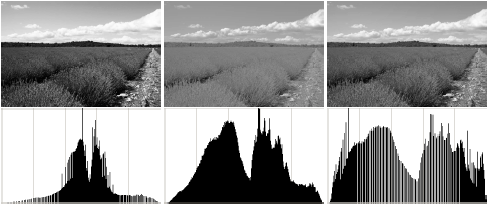
#> input picture hist.png, 487 x 204 px
$ jupyter execute tp_001.ipynb   (shell and % lines are left out)
#> lines starting #> are read from the running program, lines starting #| are printed output that depends on the picture
### helpers.py
from matplotlib      import pyplot as plt
from collections.abc import Iterable
from os              import path
from datetime        import datetime
from IPython.display import Image

import cv2   as cv
import numpy as np
import re


# [19 lines left out: functions show_image, load_image, not called in this run]


def show_image_with_histogram(images, show_cdf=False):
    """"
    Display images by side their histogram

    Parameters
    ----------
    image : array of images or a single image
    embed_cdf: whether to include cumulative distributive
              function in the histogram plot default false
    """

    if not isinstance(images, Iterable):
        images = [images, ]

    image_count, subplot_index = len(images), 1

    plt.figure(
        num=None,
        figsize=(16, 3*image_count),
        dpi=100,
        facecolor='w',
        edgecolor='k'
    )

    for image in images:
        histogram, _ = np.histogram(image.flatten(),256,[0,256])
        # histogram = cv.calcHist([image],[0],None,[256],[0,256])
        plt.subplot(image_count, 2, subplot_index)
        plt.imshow(image, 'gray')

        plt.subplot(image_count, 2, subplot_index + 1)
        plt.hist(image.flatten(),256,[0,256], color = 'r')

        if show_cdf:
            cdf = histogram.cumsum()
            cdf_normalized = cdf * histogram.max()/ cdf.max()
            plt.plot(cdf_normalized, color = 'b')
            plt.legend(('cdf','histogram'), loc = 'upper left')

        subplot_index += 2

    plt.xlim([0,256])
    plt.show()

### tp_001.ipynb
# 1. Image processing using histogram

[cell 1]
import numpy as np
import cv2   as cv
import math
from IPython.display import Image
from matplotlib      import pyplot as plt
from collections     import Iterable

# Custom package
from helpers         import show_image_with_histogram

## Part 1: processing using histogram
### Excercise 1: mapping images to their histograms

**From left to right images i1, i2 and i3, below them (same order) histogram h1, h2, and h3**

* Image i2 associated with histogram h2, given it has low intensity values (low key)
* Image i1 associated with histogram h3, given it is visually well balanced contains both low and high intensity values
* Image i3 associated with histogram h1, given it has mid range intensity values

[cell 2]
# Spliting and ploting the histogram of each sub pic
image = cv.imread('hist.png', 0)
#> image: shape (204, 487); min 0, max 255, mean 151.5
height, width = image.shape
#> height = 204; width = 487
sub_height, sub_width = int(height/2), int(width/3)
#> sub_height = 102; sub_width = 162

offset = 5 # to account for space between pics.

images = (
    image[0:sub_height-offset, 0:sub_width-offset],
    image[0:sub_height-offset, sub_width+offset:sub_width*2],
    image[0:sub_height-offset, sub_width*2+offset:sub_width*3],
)

show_image_with_histogram(images, show_cdf=True)
#> in show_image_with_histogram, `image_count, subplot_index = len(images), 1`: image_count = 3; subplot_index = 1
#> the loop in show_image_with_histogram, `for image in images:` made 1 pass
#> (the call stopped at in show_image_with_histogram, `plt.subplot(image_count, 2, subplot_index)`: IPython is not available in this run)

### Excercise 2:

[cell 3]
def histogramme(image):
    """
    Display the histogram of an image

    see helpers for a more sophisticated function

    Parameters
    ----------
    image : matrix of pixel
    """

    a = plt.hist(image.flatten(),256,[0,256])
    plt.figure(figsize=(5,5))
    plt.show()

[cell 4]
# Testing the above function.
image = cv.imread('gray.jpg', 0)
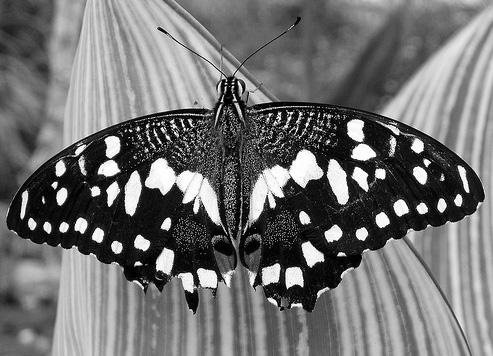
#> input picture gray.jpg, 493 x 356 px
#> image is the input picture: shape (356, 493); min 0, max 255, mean 113.3
histogramme(image)
#> (the call stopped at in histogramme, `a = plt.hist(image.flatten(),256,[0,256])`: IPython is not available in this run)
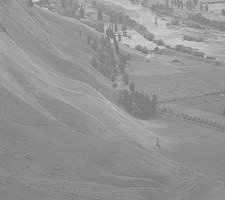
#> input picture test_clip.jpg, 225 x 200 px
#> further down, img is the input picture: shape (200, 225); min 104, max 224, mean 147.6

### Excercise 3: Egalisation d’histogramme

**Translating the question into a mathematic problem results in finding the inverse of the function f(g)**

### Excercise 4

[cell 5]
def lin_histo(image):
    # Implementation using numpy mask feature and lookup table
    hist, bins = np.histogram(image.flatten(),256,[0,256])
#> hist = 256 values, max 1841 at index 138, min 0 at index 0, mean 175.8; bins = 257 values from 0 to 256
    cdf = hist.cumsum()
#> cdf = 256 values from 0 to 45000
    cdf_m = np.ma.masked_equal(cdf,0)
    cdf_m = (cdf_m - cdf_m.min())*255/(cdf_m.max()-cdf_m.min())
    cdf = np.ma.filled(cdf_m,0).astype('uint8')
#> cdf = 256 values from 0 to 255
    return cdf[image]
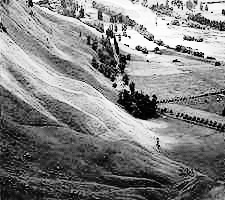
#> returned value: shape (200, 225); min 0, max 255, mean 129.9

[cell 6]
# Testing the function lin_hist
input_filename = 'test_clip.jpg'
output_filename = 'equalized.jpg'

img = cv.imread(input_filename,0)
equ = lin_histo(img)
res = np.hstack((img,equ)) #stacking images side-by-side
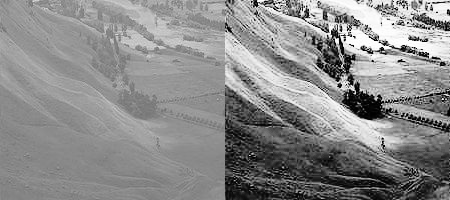
#> res: shape (200, 450); min 0, max 255, mean 138.8
cv.imwrite(output_filename,res)
Image(output_filename)

[cell 7]
show_image_with_histogram([img,equ], show_cdf=True)
#> after the loop in show_image_with_histogram, `for image in images:`: subplot_index = 1
#> (the call stopped at in show_image_with_histogram, `plt.subplot(image_count, 2, subplot_index)`: IPython is not available in this run)

[cell 8]
# OpenCV version
img = cv.imread(input_filename,0)
equ = cv.equalizeHist(img)
res = np.hstack((img,equ)) #stacking images side-by-side
cv.imwrite(output_filename,res)
Image(output_filename)

## Part 2: Point processing

### Question 1

[cell 9]
def Rdynamique(image):
    f_min, f_max = image.min(), image.max()
#> f_min = 0; f_max = 255
    coeffecient = (f_max - f_min) * 255
#> coeffecient = 65025

    return np.vectorize(lambda x: (x - f_min) * coeffecient)(image).astype('uint8')

[cell 10]
t = Rdynamique(image)

[cell 11]
# Testing the function Rdynamic
# let's first make an image darker
image = cv.imread('gray.jpg', 0)

# reducing the intensity values of an image will result
# of having low intensity values hence making an image darker
dark_image = np.vectorize(lambda x: int(x / 2))(image).astype('uint8')
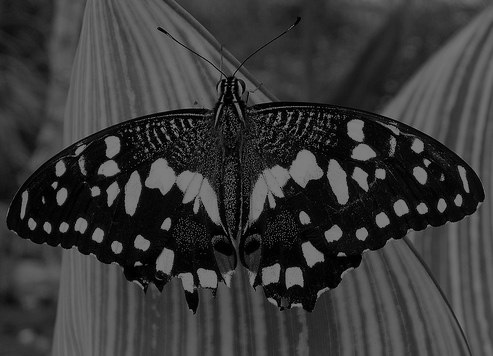
#> dark_image: shape (356, 493); min 0, max 127, mean 56.4
show_image_with_histogram((image, dark_image))
#> after the loop in show_image_with_histogram, `for image in images:`: subplot_index = 1
#> (the call stopped at in show_image_with_histogram, `plt.subplot(image_count, 2, subplot_index)`: IPython is not available in this run)
